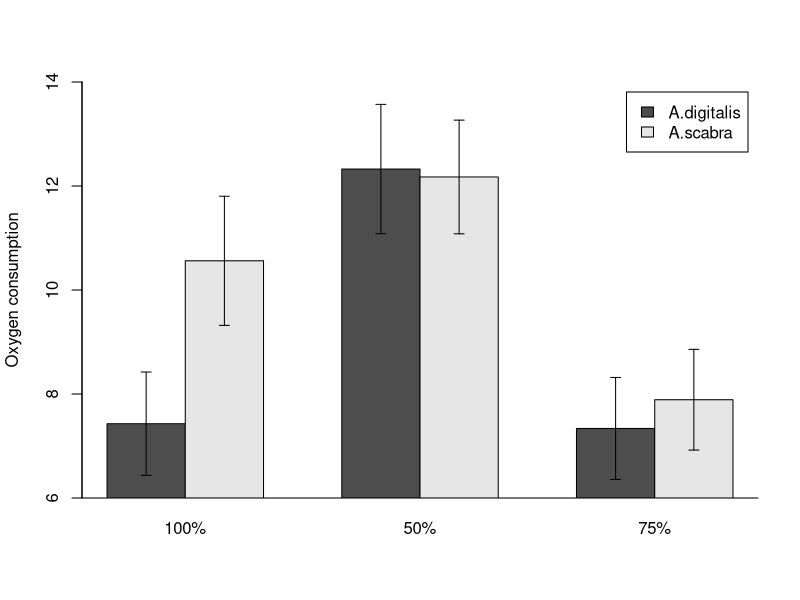
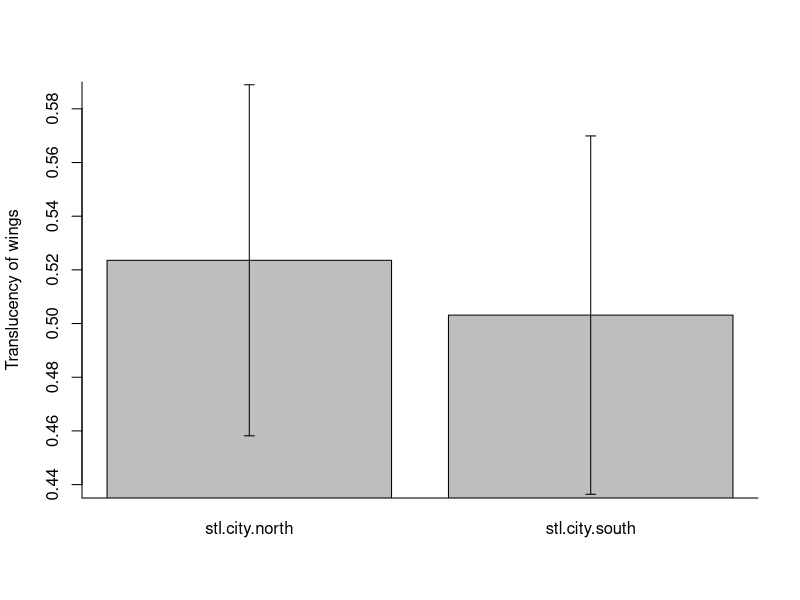

Source code (R) for these figures, in order:
## ---- chunk 1
knitr::opts_chunk$set(echo = TRUE)
## ---- chunk 2
# Straight "borrowed" from the book
limpetData <- read.csv("limpets.csv", header=TRUE, sep=",")
(means <- with(limpetData, tapply(O2, list(SPECIES,SEAWATER), mean)))
(sds <- with(limpetData, tapply(O2, list(SPECIES,SEAWATER), sd)))
(lengths <- with(limpetData, tapply(O2, list(SPECIES,SEAWATER), length)))
(sems <- sds/sqrt(lengths))
## ---- chunk 3
bp <- barplot(means, ylim = c(min(pretty(means-sems)), max(pretty(means+sems))), beside = T, xpd = F, ylab = "Oxygen consumption", legend.text = rownames(means))
arrows(bp, means+sems, bp, means-sems, angle=90,  code = 3, length = 0.05)
box(bty="l")
## ---- chunk 4
bees <- read.csv("wing.light.tran.csv", header=TRUE, sep=",")
(means <- with(bees, tapply(wing.translucent, list(Population), mean)))
(sds <- with(bees, tapply(wing.translucent, list(Population), sd)))
(lengths <- with(bees, tapply(wing.translucent, list(Population), length)))
(sems <- sds/sqrt(lengths))
bp <- barplot(means, ylim = c(min(pretty(means-sems)), max(pretty(means+sems))), beside = T, xpd = F, ylab = "Translucency of wings")
arrows(bp, means+sems, bp, means-sems, angle=90,  code = 3, length = 0.05)
box(bty="l")
